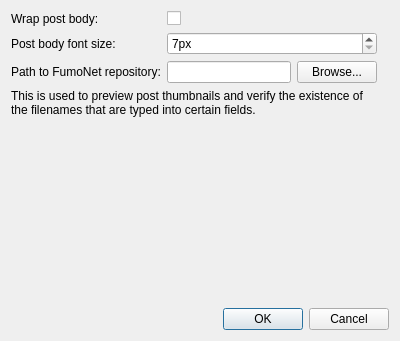
<?xml version="1.0" encoding="UTF-8"?>
<ui version="4.0">
 <class>Dialog</class>
 <widget class="QDialog" name="Dialog">
  <property name="geometry">
   <rect>
    <x>0</x>
    <y>0</y>
    <width>400</width>
    <height>341</height>
   </rect>
  </property>
  <property name="windowTitle">
   <string>Preferences - FumoEdit-QT</string>
  </property>
  <property name="modal">
   <bool>true</bool>
  </property>
  <layout class="QGridLayout" name="gridLayout">
   <item row="4" column="0" colspan="3">
    <widget class="QDialogButtonBox" name="BbMain">
     <property name="orientation">
      <enum>Qt::Horizontal</enum>
     </property>
     <property name="standardButtons">
      <set>QDialogButtonBox::Cancel|QDialogButtonBox::Ok</set>
     </property>
    </widget>
   </item>
   <item row="1" column="0">
    <layout class="QFormLayout" name="formLayout_2">
     <item row="1" column="0">
      <widget class="QLabel" name="label_2">
       <property name="text">
        <string>Post body font size:</string>
       </property>
       <property name="textFormat">
        <enum>Qt::MarkdownText</enum>
       </property>
      </widget>
     </item>
     <item row="1" column="1">
      <widget class="QSpinBox" name="spinBox">
       <property name="suffix">
        <string>px</string>
       </property>
       <property name="minimum">
        <number>7</number>
       </property>
       <property name="maximum">
        <number>100</number>
       </property>
      </widget>
     </item>
     <item row="3" column="0">
      <widget class="QLabel" name="label">
       <property name="text">
        <string>Path to FumoNet repository:</string>
       </property>
      </widget>
     </item>
     <item row="3" column="1">
      <layout class="QHBoxLayout" name="horizontalLayout">
       <item>
        <widget class="QLineEdit" name="lineEdit"/>
       </item>
       <item>
        <widget class="QPushButton" name="pushButton">
         <property name="text">
          <string>Browse...</string>
         </property>
        </widget>
       </item>
      </layout>
     </item>
     <item row="5" column="0" colspan="2">
      <widget class="QLabel" name="label_3">
       <property name="text">
        <string>This is used to preview post thumbnails and verify the existence of the filenames that are typed into certain fields.</string>
       </property>
       <property name="wordWrap">
        <bool>true</bool>
       </property>
      </widget>
     </item>
     <item row="0" column="0">
      <widget class="QLabel" name="label_4">
       <property name="text">
        <string>Wrap post body:</string>
       </property>
      </widget>
     </item>
     <item row="0" column="1">
      <widget class="QCheckBox" name="checkBox">
       <property name="text">
        <string/>
       </property>
      </widget>
     </item>
    </layout>
   </item>
  </layout>
 </widget>
 <resources/>
 <connections>
  <connection>
   <sender>BbMain</sender>
   <signal>accepted()</signal>
   <receiver>Dialog</receiver>
   <slot>accept()</slot>
   <hints>
    <hint type="sourcelabel">
     <x>229</x>
     <y>302</y>
    </hint>
    <hint type="destinationlabel">
     <x>157</x>
     <y>184</y>
    </hint>
   </hints>
  </connection>
  <connection>
   <sender>BbMain</sender>
   <signal>rejected()</signal>
   <receiver>Dialog</receiver>
   <slot>reject()</slot>
   <hints>
    <hint type="sourcelabel">
     <x>297</x>
     <y>302</y>
    </hint>
    <hint type="destinationlabel">
     <x>286</x>
     <y>184</y>
    </hint>
   </hints>
  </connection>
 </connections>
</ui>
